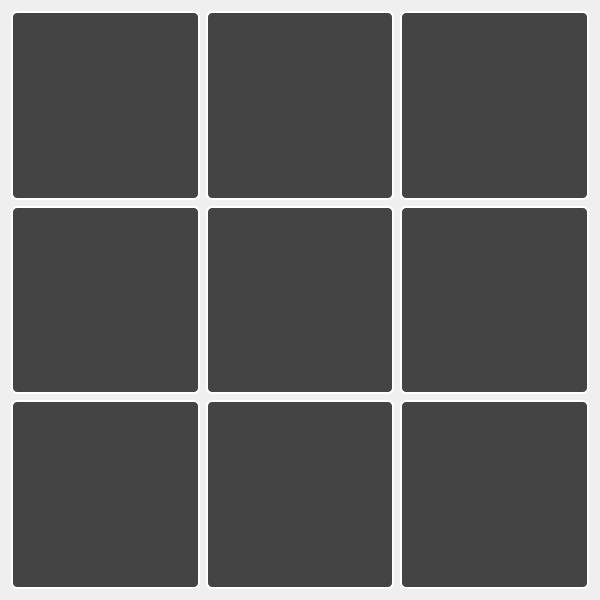
<?xml version="1.0" encoding="UTF-8"?>
<ui version="4.0">
 <class>GamePage</class>
 <widget class="QWidget" name="GamePage">
  <property name="geometry">
   <rect>
    <x>0</x>
    <y>0</y>
    <width>600</width>
    <height>600</height>
   </rect>
  </property>
  <property name="windowTitle">
   <string>Form</string>
  </property>
  <property name="styleSheet">
   <string notr="true">QWidget {
	border-image: url(:/img/img/dark_blue.jpg) 0 0 0 0 stretch stretch;
    background-repeat: no-repeat;
    background-position: center;
}

</string>
  </property>
  <layout class="QHBoxLayout" name="horizontalLayout_2">
   <item>
    <layout class="QVBoxLayout" name="verticalLayout">
     <item>
      <layout class="QGridLayout" name="gridLayout">
       <item row="2" column="2">
        <widget class="QPushButton" name="cell22">
         <property name="sizePolicy">
          <sizepolicy hsizetype="Expanding" vsizetype="Expanding">
           <horstretch>0</horstretch>
           <verstretch>0</verstretch>
          </sizepolicy>
         </property>
         <property name="minimumSize">
          <size>
           <width>80</width>
           <height>80</height>
          </size>
         </property>
         <property name="styleSheet">
          <string notr="true">
QPushButton {
	
    border-image: url(:/img/img/piece_9.png) 0 0 0 0 stretch stretch;
    background-repeat: no-repeat;
    background-position: center;

    color: white;
    border: 2px solid white;     /* white border */
    padding: 6px;
    border-radius: 4px;

    font-size: 64px;
    font-weight: bold;
    color: white;
    background-color: #444444;
    border: 2px solid white;
    border-radius: 6px;
    text-align: center;
}

QPushButton:hover {
    background-color: #666666;
}

QPushButton:pressed {
    background-color: #333333;
}</string>
         </property>
         <property name="text">
          <string/>
         </property>
        </widget>
       </item>
       <item row="1" column="1">
        <widget class="QPushButton" name="cell11">
         <property name="sizePolicy">
          <sizepolicy hsizetype="Expanding" vsizetype="Expanding">
           <horstretch>0</horstretch>
           <verstretch>0</verstretch>
          </sizepolicy>
         </property>
         <property name="minimumSize">
          <size>
           <width>80</width>
           <height>80</height>
          </size>
         </property>
         <property name="styleSheet">
          <string notr="true">
QPushButton {
	
    border-image: url(:/img/img/piece_5.png) 0 0 0 0 stretch stretch;
    background-repeat: no-repeat;
    background-position: center;

    color: white;
    border: 2px solid white;     /* white border */
    padding: 6px;
    border-radius: 4px;

    font-size: 64px;
    font-weight: bold;
    color: white;
    background-color: #444444;
    border: 2px solid white;
    border-radius: 6px;
    text-align: center;
}

QPushButton:hover {
    background-color: #666666;
}

QPushButton:pressed {
    background-color: #333333;
}</string>
         </property>
         <property name="text">
          <string/>
         </property>
        </widget>
       </item>
       <item row="1" column="0">
        <widget class="QPushButton" name="cell10">
         <property name="sizePolicy">
          <sizepolicy hsizetype="Expanding" vsizetype="Expanding">
           <horstretch>0</horstretch>
           <verstretch>0</verstretch>
          </sizepolicy>
         </property>
         <property name="minimumSize">
          <size>
           <width>80</width>
           <height>80</height>
          </size>
         </property>
         <property name="styleSheet">
          <string notr="true">
QPushButton {
	
    border-image: url(:/img/img/piece_4.png) 0 0 0 0 stretch stretch;
    background-repeat: no-repeat;
    background-position: center;

    color: white;
    border: 2px solid white;     /* white border */
    padding: 6px;
    border-radius: 4px;

    font-size: 64px;
    font-weight: bold;
    color: white;
    background-color: #444444;
    border: 2px solid white;
    border-radius: 6px;
    text-align: center;
}

QPushButton:hover {
    background-color: #666666;
}

QPushButton:pressed {
    background-color: #333333;
}</string>
         </property>
         <property name="text">
          <string/>
         </property>
        </widget>
       </item>
       <item row="0" column="1">
        <widget class="QPushButton" name="cell01">
         <property name="sizePolicy">
          <sizepolicy hsizetype="Expanding" vsizetype="Expanding">
           <horstretch>0</horstretch>
           <verstretch>0</verstretch>
          </sizepolicy>
         </property>
         <property name="minimumSize">
          <size>
           <width>80</width>
           <height>80</height>
          </size>
         </property>
         <property name="styleSheet">
          <string notr="true">
QPushButton {
	
    border-image: url(:/img/img/piece_2.png) 0 0 0 0 stretch stretch;
    background-repeat: no-repeat;
    background-position: center;

    color: white;
    border: 2px solid white;     /* white border */
    padding: 6px;
    border-radius: 4px;

    font-size: 64px;
    font-weight: bold;
    color: white;
    background-color: #444444;
    border: 2px solid white;
    border-radius: 6px;
    text-align: center;
}

QPushButton:hover {
    background-color: #666666;
}

QPushButton:pressed {
    background-color: #333333;
}</string>
         </property>
         <property name="text">
          <string/>
         </property>
        </widget>
       </item>
       <item row="0" column="2">
        <widget class="QPushButton" name="cell02">
         <property name="sizePolicy">
          <sizepolicy hsizetype="Expanding" vsizetype="Expanding">
           <horstretch>0</horstretch>
           <verstretch>0</verstretch>
          </sizepolicy>
         </property>
         <property name="minimumSize">
          <size>
           <width>80</width>
           <height>80</height>
          </size>
         </property>
         <property name="styleSheet">
          <string notr="true">
QPushButton {
	
    border-image: url(:/img/img/piece_3.png) 0 0 0 0 stretch stretch;
    background-repeat: no-repeat;
    background-position: center;

    color: white;
    border: 2px solid white;     /* white border */
    padding: 6px;
    border-radius: 4px;

    font-size: 64px;
    font-weight: bold;
    color: white;
    background-color: #444444;
    border: 2px solid white;
    border-radius: 6px;
    text-align: center;
}

QPushButton:hover {
    background-color: #666666;
}

QPushButton:pressed {
    background-color: #333333;
}</string>
         </property>
         <property name="text">
          <string/>
         </property>
        </widget>
       </item>
       <item row="2" column="1">
        <widget class="QPushButton" name="cell21">
         <property name="sizePolicy">
          <sizepolicy hsizetype="Expanding" vsizetype="Expanding">
           <horstretch>0</horstretch>
           <verstretch>0</verstretch>
          </sizepolicy>
         </property>
         <property name="minimumSize">
          <size>
           <width>80</width>
           <height>80</height>
          </size>
         </property>
         <property name="styleSheet">
          <string notr="true">
QPushButton {
	
    border-image: url(:/img/img/piece_8.png) 0 0 0 0 stretch stretch;
    background-repeat: no-repeat;
    background-position: center;

    color: white;
    border: 2px solid white;     /* white border */
    padding: 6px;
    border-radius: 4px;

    font-size: 64px;
    font-weight: bold;
    color: white;
    background-color: #444444;
    border: 2px solid white;
    border-radius: 6px;
    text-align: center;
}

QPushButton:hover {
    background-color: #666666;
}

QPushButton:pressed {
    background-color: #333333;
}</string>
         </property>
         <property name="text">
          <string/>
         </property>
        </widget>
       </item>
       <item row="1" column="2">
        <widget class="QPushButton" name="cell12">
         <property name="sizePolicy">
          <sizepolicy hsizetype="Expanding" vsizetype="Expanding">
           <horstretch>0</horstretch>
           <verstretch>0</verstretch>
          </sizepolicy>
         </property>
         <property name="minimumSize">
          <size>
           <width>80</width>
           <height>80</height>
          </size>
         </property>
         <property name="styleSheet">
          <string notr="true">
QPushButton {
	
    border-image: url(:/img/img/piece_6.png) 0 0 0 0 stretch stretch;
    background-repeat: no-repeat;
    background-position: center;

    color: white;
    border: 2px solid white;     /* white border */
    padding: 6px;
    border-radius: 4px;

    font-size: 64px;
    font-weight: bold;
    color: white;
    background-color: #444444;
    border: 2px solid white;
    border-radius: 6px;
    text-align: center;
}

QPushButton:hover {
    background-color: #666666;
}

QPushButton:pressed {
    background-color: #333333;
}</string>
         </property>
         <property name="text">
          <string/>
         </property>
        </widget>
       </item>
       <item row="0" column="0">
        <widget class="QPushButton" name="cell00">
         <property name="sizePolicy">
          <sizepolicy hsizetype="Expanding" vsizetype="Expanding">
           <horstretch>0</horstretch>
           <verstretch>0</verstretch>
          </sizepolicy>
         </property>
         <property name="minimumSize">
          <size>
           <width>80</width>
           <height>80</height>
          </size>
         </property>
         <property name="styleSheet">
          <string notr="true">
QPushButton {
	
    border-image: url(:/img/img/piece_1.png) 0 0 0 0 stretch stretch;
    background-repeat: no-repeat;
    background-position: center;

    color: white;
    border: 2px solid white;     /* white border */
    padding: 6px;
    border-radius: 4px;

    font-size: 64px;
    font-weight: bold;
    color: white;
    background-color: #444444;
    border: 2px solid white;
    border-radius: 6px;
    text-align: center;
}

QPushButton:hover {
    background-color: #666666;
}

QPushButton:pressed {
    background-color: #333333;
}</string>
         </property>
         <property name="text">
          <string/>
         </property>
        </widget>
       </item>
       <item row="2" column="0">
        <widget class="QPushButton" name="cell20">
         <property name="sizePolicy">
          <sizepolicy hsizetype="Expanding" vsizetype="Expanding">
           <horstretch>0</horstretch>
           <verstretch>0</verstretch>
          </sizepolicy>
         </property>
         <property name="minimumSize">
          <size>
           <width>80</width>
           <height>80</height>
          </size>
         </property>
         <property name="styleSheet">
          <string notr="true">
QPushButton {
	
    border-image: url(:/img/img/piece_7.png) 0 0 0 0 stretch stretch;
    background-repeat: no-repeat;
    background-position: center;

    color: white;
    border: 2px solid white;     /* white border */
    padding: 6px;
    border-radius: 4px;

    font-size: 64px;
    font-weight: bold;
    color: white;
    background-color: #444444;
    border: 2px solid white;
    border-radius: 6px;
    text-align: center;
}

QPushButton:hover {
    background-color: #666666;
}

QPushButton:pressed {
    background-color: #333333;
}</string>
         </property>
         <property name="text">
          <string/>
         </property>
        </widget>
       </item>
      </layout>
     </item>
    </layout>
   </item>
  </layout>
 </widget>
 <resources/>
 <connections/>
</ui>
